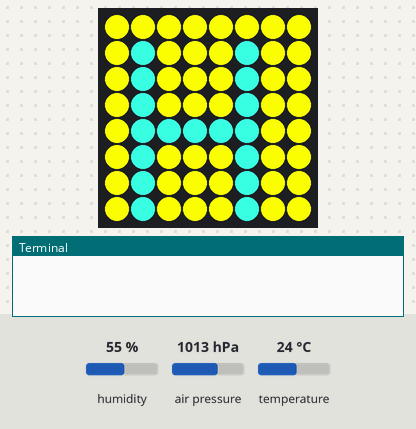
This program was run on a simulated Raspberry Pi (BCM pin numbers) with a Sense HAT. On the bench: the Sense HAT's 8×8 RGB LED matrix, the last lines printed to the terminal. The test bench sets the inputs (shaded band); at power-on: humidity 55 %, air pressure 1013 hPa, temperature 24 °C. Random numbers come from a fixed seed; the 64×8 strip is a reading aid, not a part: it shows the text the matrix is scrolling, unrolled, one strip-width of it at a time.

Above: at 1.1 s.
At 5.0 s:
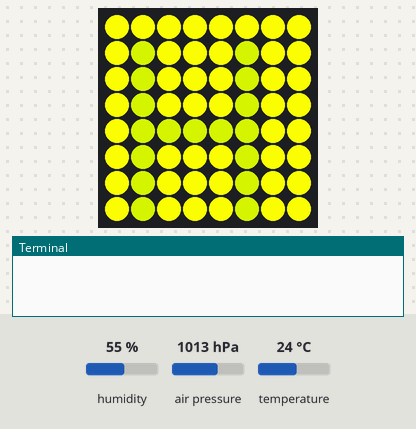
5.1 s: humidity set to 59 %
At 5.1 s:
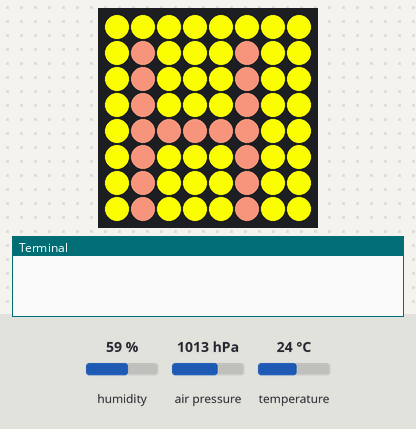
At 10.1 s:
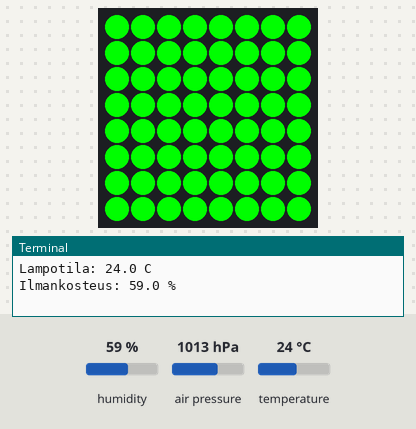

Measured:
- the behaviour switches between 57 and 58 % on humidity (found by bisection; images 1 and 2)
- what the display in image 0 shows lasts 1.0 s, from 1.0 s to 2.0 s

The program:

hello_sense.py
```python
'''
Tama on Raspberryn SenseHat palikan (emulaattorin)
testailua
projects.raspberrypi.org/en/projects/getting-started-with-the-sense-hat
'''

from sense_emu import SenseHat
from random import randint
from time import sleep

def red():
	s.clear(255,0,0)
def blue():
	s.clear(0,0,255)
def green():
	s.clear(0,255,0)
def yellow():
	s.clear(255,255,0)


def testaa(temp,p,hum):
	if 18.3 < temp < 26.7:
		if 979 < p < 1027:
			if 57 < hum < 63:
				return True
			else:
				return False
		else:
			return False
	else:
		return False

s = SenseHat()

c = (0,255,244)
y= (255,255,0)
pun = (255,0,0)
vih = (0,255,0)
bg = y

x = 0

while x < 10:
	v = (randint(0,255),randint(0,255),randint(0,255))
	s.show_letter("H",text_colour = v, back_colour = bg)
	x+=1
	sleep(1)

s.clear()
p = s.get_pressure()
temp = s.get_temperature()
hum = s.get_humidity()
print("Paine:(", p, " mbar")
print("Lampotila:", temp, "C")
print("Ilmankosteus:", hum, "%\n")

if testaa(temp, p, hum):
	bg = vih
else:
	bg = pun
s.show_message("Lampotila: {0} Paine: {1} Ilmankosteus {2}".format(temp,p,hum),back_colour = bg)

s.clear()

#Tata osuutta ei pysty testamaan emulaattorilla, nayttaa nollaa
'''
o = s.get_orientation()
pitch = o["pitch"]
roll = o["roll"]
yaw = o["yaw"]
print("pitch {0} roll {1} yaw {2}".format(pitch, roll,yaw))

s.show_letter("J")
i = 0
while i < 10:
	acc = s.get_accelerometer_raw()
	x = acc['x']
	y = acc['y']
	z = acc['z']
	x,y,z = round(x,0),round(y,0),round(z,0)
	print("x = {0},y = {1},z = {2}". format(x,y,z))
	if x == -1:
		s.set_rotation(180)
	elif y == 1:
		s.set_rotation(90)
	elif y == -1:
		s.set_rotation(270)
	else:
		s.set_rotation(0)

	sleep(1)
	i +=1
'''
s.stick.direction_up = red
s.stick.direction_down = blue
s.stick.direction_left = green
s.stick.direction_right = yellow
s.stick.direction_middle = s.clear

while True:
	pass
```
